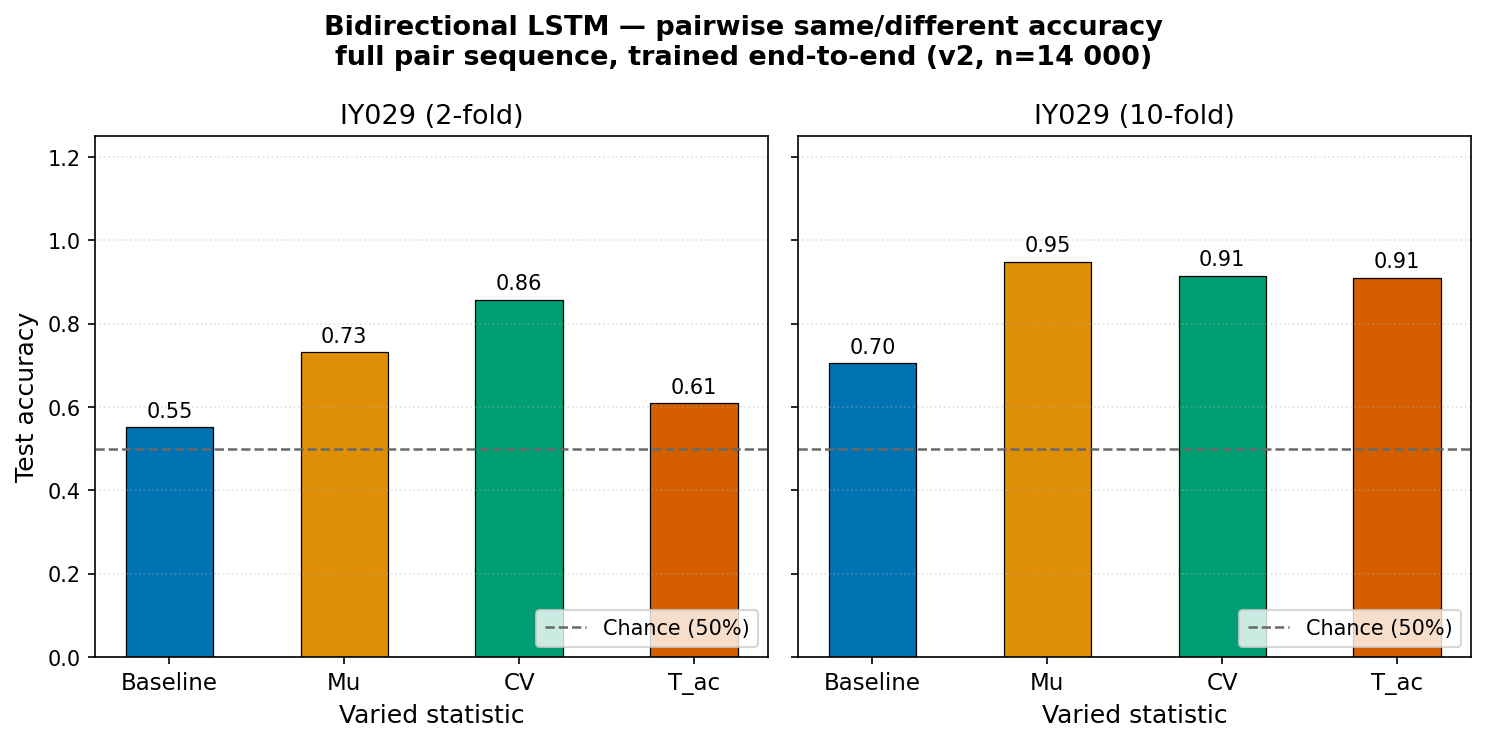

Here is the Python script that generated this plot:
"""
IY029 v2: Bidirectional LSTM — pairwise accuracy bar chart.
Loads IY029_lstm_pairwise_v2_results.json and saves IY029_lstm_pairwise_v2_acc.png.
Style is identical to the plot-acc cell in IY029_lstm_pairwise.ipynb.
"""
import json
import numpy as np
import matplotlib.pyplot as plt
import seaborn as sns
from pathlib import Path

plt.rcParams.update({
    'font.family': 'sans-serif', 'axes.labelsize': 12,
    'xtick.labelsize': 10, 'ytick.labelsize': 10,
    'legend.fontsize': 10, 'axes.titlesize': 14,
})

SCRIPT_DIR = Path(__file__).resolve().parent
DS_NAMES   = ['Baseline', 'Mu', 'CV', 'T_ac']

results = json.load(open(SCRIPT_DIR / 'IY029_lstm_pairwise_v2_results.json'))

palette = sns.color_palette('colorblind')
colors  = [palette[i] for i in range(len(DS_NAMES))]

fig, axes = plt.subplots(1, 2, figsize=(10, 5), sharey=True)
x     = np.arange(len(DS_NAMES))
width = 0.5

for ax, fold_key, fold_title in [
    (axes[0], 'iy011', 'IY029 (2-fold)'),
    (axes[1], 'iy014', 'IY029 (10-fold)'),
]:
    accs = [results[n][fold_key] for n in DS_NAMES]
    bars = ax.bar(x, accs, width, color=colors, edgecolor='black', linewidth=0.6)
    ax.bar_label(bars, fmt='%.2f', padding=3, fontsize=10)
    ax.axhline(0.5, color='dimgrey', linestyle='--', linewidth=1.2, label='Chance (50%)')
    ax.set_xticks(x)
    ax.set_xticklabels(DS_NAMES, fontsize=11)
    ax.set_xlabel('Varied statistic', fontsize=12)
    ax.set_ylim(0, 1.25)
    ax.set_title(fold_title, fontsize=13)
    ax.legend(fontsize=10, loc='lower right')
    ax.grid(axis='y', linestyle=':', alpha=0.4)

axes[0].set_ylabel('Test accuracy', fontsize=12)
fig.suptitle('Bidirectional LSTM — pairwise same/different accuracy\n'
             'full pair sequence, trained end-to-end (v2, n=14 000)',
             fontsize=13, weight='bold')
plt.tight_layout()

out = SCRIPT_DIR / 'IY029_lstm_pairwise_v2_acc.png'
plt.savefig(out, dpi=150, bbox_inches='tight')
plt.close(fig)
print(f'Saved {out}')
